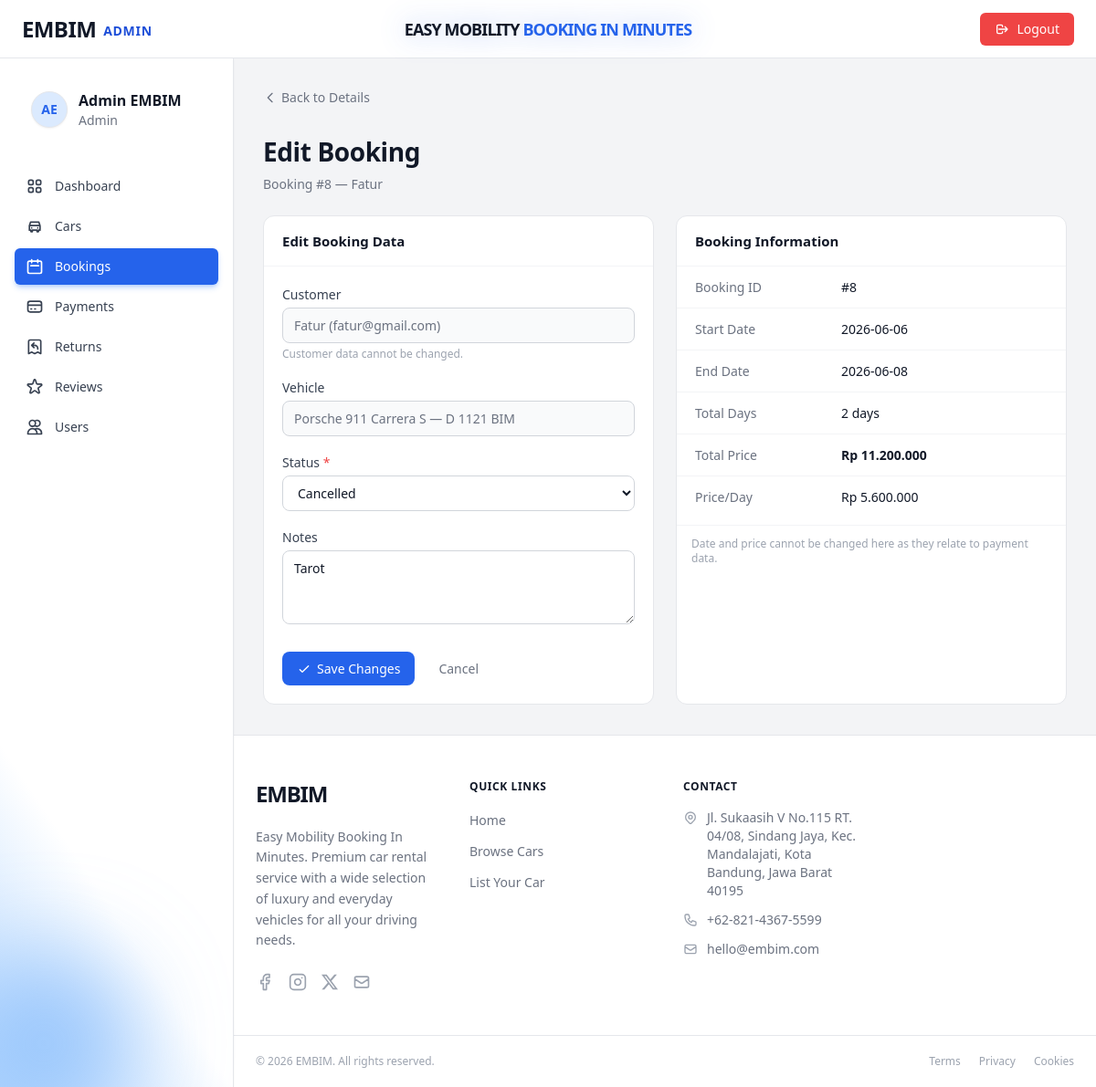
/admin/index.php?page=edit_booking&id=8 (signed in), run on an earlier commit of the app's database.
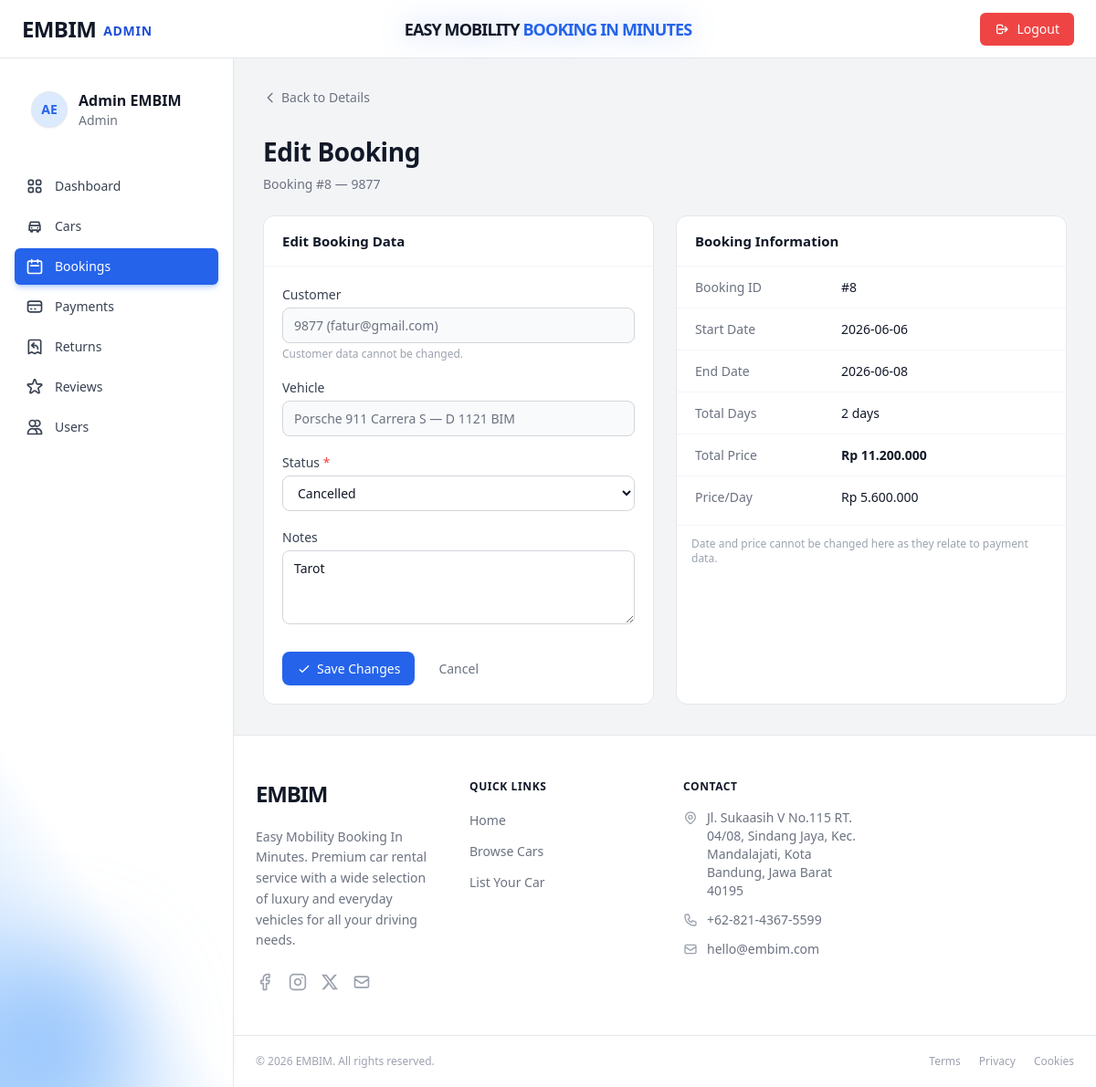
And on a later commit of the database.
### tables this page shows
CREATE TABLE `bookings` (
  `id` int(11) NOT NULL,
  `user_id` int(11) NOT NULL,
  `car_id` int(11) NOT NULL,
  `start_date` date NOT NULL,
  `end_date` date NOT NULL,
  `total_days` smallint(6) NOT NULL DEFAULT 1,
  `total_price` decimal(14,2) NOT NULL,
  `status` enum('pending','confirmed','ongoing','completed','cancelled') DEFAULT 'pending',
  `notes` text DEFAULT NULL,
  `identity_photo` varchar(255) DEFAULT NULL,
  `payment_method` enum('transfer_bank_bri','transfer_bank_mandiri','shopeepay','dana','ovo','gopay','transfer_bank_bni','transfer_bank_bca','transfer_bank_seabank') DEFAULT NULL,
  `payment_status` enum('unpaid','paid','refunded') DEFAULT 'unpaid',
  `payment_proof` varchar(255) DEFAULT NULL,
  `paid_at` datetime DEFAULT NULL,
  `created_at` datetime DEFAULT current_timestamp(),
  `updated_at` datetime DEFAULT current_timestamp() ON UPDATE current_timestamp()
);

CREATE TABLE `users` (
  `id` int(11) NOT NULL,
  `full_name` varchar(100) NOT NULL,
  `email` varchar(150) NOT NULL,
  `password` varchar(255) NOT NULL COMMENT 'bcrypt hash',
  `phone` varchar(20) DEFAULT NULL,
  `address` text DEFAULT NULL,
  `role` enum('admin','user') NOT NULL DEFAULT 'user',
  `photo_profile` varchar(100) DEFAULT NULL,
  `photo_ktp` varchar(100) DEFAULT NULL,
  `photo_sim` varchar(100) DEFAULT NULL,
  `created_at` datetime NOT NULL DEFAULT current_timestamp(),
  `updated_at` datetime NOT NULL DEFAULT current_timestamp() ON UPDATE current_timestamp()
);

CREATE TABLE `cars` (
  `id` int(11) NOT NULL,
  `brand` varchar(80) NOT NULL,
  `model` varchar(100) NOT NULL,
  `year` year(4) NOT NULL,
  `license_plate` varchar(20) NOT NULL,
  `price_per_day` decimal(12,2) NOT NULL,
  `status` enum('available','booked','maintenance') NOT NULL DEFAULT 'available',
  `transmission` enum('automatic','manual') NOT NULL DEFAULT 'automatic',
  `fuel_type` enum('gasoline','diesel','electric','hybrid') NOT NULL DEFAULT 'gasoline',
  `seats` tinyint(4) NOT NULL DEFAULT 5,
  `description` text DEFAULT NULL,
  `photo` varchar(255) DEFAULT NULL COMMENT 'Nama file gambar di folder assets/images',
  `created_at` datetime NOT NULL DEFAULT current_timestamp(),
  `updated_at` datetime NOT NULL DEFAULT current_timestamp() ON UPDATE current_timestamp()
);

### admin/index.php (called while the page is built, shortened)
<?php
    require_once __DIR__ . '/config/database.php';
    require_once __DIR__ . '/controllers/AdminBookingController.php';
    $page = $_GET['page'] ?? 'dashboard';
    match ($page) {
        'add_car'               => (new DashboardController())->addCar(),
        'edit_car'              => (new DashboardController())->editCar(),
        'delete_car'            => (new DashboardController())->deleteCar(),
        'manage_cars'           => (new DashboardController())->manageCars(),
        'manage_bookings'       => (new AdminBookingController())->manageBookings(),
        'manage_payments'       => (new DashboardController())->managePayments(),
        'export_payments'       => (new DashboardController())->exportPayments(),
        'payment_detail'        => (new DashboardController())->paymentDetail(),
        'edit_payment'          => (new DashboardController())->editPayment(),
        'booking_detail'        => (new AdminBookingController())->bookingDetail(),
        'edit_booking'          => (new AdminBookingController())->editBooking(),
        'delete_booking'        => (new AdminBookingController())->deleteBooking(),
        'manage_users'          => (new UserController())->manageUsers(),
        'manage_returns'        => (new AdminReturnController())->manageReturns(),
        'add_return'            => (new AdminReturnController())->addReturn(),
        'return_detail'         => (new AdminReturnController())->returnDetail(),
        'edit_return'           => (new AdminReturnController())->editReturn(),
        'delete_return'         => (new AdminReturnController())->deleteReturn(),
        'manage_reviews'        => (new AdminReviewController())->manageReviews(),
        'delete_review'         => (new AdminReviewController())->deleteReview(),
        'edit_profile'          => (new ProfileController())->editProfile(),
        'api_check_bookings'    => (new AdminBookingController())->checkNewBookings(),
        'api_check_cancelled_bookings' => (new AdminBookingController())->checkCancelledBookings(),
        default                 => (new DashboardController())->dashboard(),
    };

### admin/config/database.php (called while the page is built, shortened)
<?php
function getPDO(): PDO {
    static $pdo = null;
    if ($pdo === null) {
        $dsn = sprintf('mysql:host=%s;dbname=%s;charset=%s', DB_HOST, DB_NAME, DB_CHARSET);
        $pdo = new PDO($dsn, DB_USER, DB_PASS, [
            PDO::ATTR_ERRMODE            => PDO::ERRMODE_EXCEPTION,
            PDO::ATTR_DEFAULT_FETCH_MODE => PDO::FETCH_ASSOC,
            PDO::ATTR_EMULATE_PREPARES   => false,
        ]);
    }
    return $pdo;
}

### admin/models/BookingModel.php (called while the page is built, shortened)
<?php
require_once __DIR__ . '/../config/database.php';
class BookingModel
{
    private PDO $pdo;
    public function __construct()
    {
        $this->pdo = getPDO();
    }
    public function getBookingById(int $id): ?array
    {
        $stmt = $this->pdo->prepare("
            SELECT
                b.`id`, b.`user_id`, b.`car_id`,
                b.`start_date`, b.`end_date`, b.`total_days`,
                b.`total_price`, b.`status`, b.`notes`,
                b.`created_at`, b.`updated_at`,
                u.`full_name`  AS customer_name,
                u.`email`      AS customer_email,
                u.`phone`      AS customer_phone,
                u.`photo_profile`,
                b.`identity_photo`,
                CONCAT(c.`brand`, ' ', c.`model`) AS car_name,
                c.`license_plate`,
                c.`price_per_day`
            FROM `bookings` b
            JOIN `users` u ON u.`id` = b.`user_id`
            JOIN `cars`  c ON c.`id` = b.`car_id`
            WHERE b.`id` = :id
            LIMIT 1
        ");
        $stmt->execute([':id' => $id]);
        $row = $stmt->fetch();
        return $row ?: null;
    }
}

### admin/views/booking_edit_form.php (the view, shortened to what the changed rows need)
<?php require_once __DIR__ . '/partials/layout_top.php'; ?>
<div class="space-y-6">
  <div>
    <a href="?page=booking_detail&id=<?= (int)$booking['id'] ?>" class="back-link">
      <svg xmlns="http://www.w3.org/2000/svg" class="h-4 w-4" fill="none" viewBox="0 0 24 24" stroke="currentColor" stroke-width="2"><path stroke-linecap="round" stroke-linejoin="round" d="M15 19l-7-7 7-7"/></svg>
      Back to Details
    </a>
  </div>
  <div class="page-heading">
    <h1>Edit Booking</h1>
    <p>Booking #<?= (int)$booking['id'] ?> — <?= htmlspecialchars($booking['customer_name']) ?></p>
  </div>
  <div class="grid grid-cols-1 md:grid-cols-2 gap-6" style="max-width:900px;">
    <div class="card">
      <div class="card-header"><span class="card-title">Edit Booking Data</span></div>
      <div class="card-body">
        <form method="POST" action="?page=edit_booking&id=<?= (int)$booking['id'] ?>" onsubmit="event.preventDefault(); showConfirmModal(this);">
          <div style="margin-bottom:18px;">
            <label class="form-label">Customer</label>
            <input type="text" class="form-control"
                   value="<?= htmlspecialchars($booking['customer_name']) ?> (<?= htmlspecialchars($booking['customer_email']) ?>)"
                   disabled style="background:#f9fafb;color:#6b7280;" />
            <p class="text-xs text-gray-400 mt-1">Customer data cannot be changed.</p>
          </div>
          <div style="margin-bottom:18px;">
            <label class="form-label">Vehicle</label>
            <input type="text" class="form-control"
                   value="<?= htmlspecialchars($booking['car_name']) ?> — <?= htmlspecialchars($booking['license_plate']) ?>"
                   disabled style="background:#f9fafb;color:#6b7280;" />
          </div>
          <div style="margin-bottom:18px;">
            <label class="form-label" for="status">Status <span style="color:#ef4444;">*</span></label>
            <select name="status" id="status" class="form-control" required>
              <?php
                $statuses = ['pending', 'confirmed', 'ongoing', 'completed', 'cancelled'];
                $current  = $_POST['status'] ?? $booking['status'];
                foreach ($statuses as $s):
              ?>
              <option value="<?= $s ?>" <?= $current === $s ? 'selected' : '' ?>><?= ucfirst($s) ?></option>
              <?php endforeach; ?>
            </select>
          </div>
          <div style="margin-bottom:24px;">
            <label class="form-label" for="notes">Notes</label>
            <textarea name="notes" id="notes" class="form-control" rows="3"
                      placeholder="Optional"><?= htmlspecialchars($_POST['notes'] ?? $booking['notes'] ?? '') ?></textarea>
          </div>
          <div style="display:flex;gap:10px;">
            <button type="submit" class="btn btn-primary">
              <svg xmlns="http://www.w3.org/2000/svg" class="h-4 w-4" fill="none" viewBox="0 0 24 24" stroke="currentColor" stroke-width="2"><path stroke-linecap="round" stroke-linejoin="round" d="M5 13l4 4L19 7"/></svg>
              Save Changes
            </button>
            <a href="?page=booking_detail&id=<?= (int)$booking['id'] ?>" class="btn btn-ghost">Cancel</a>
          </div>
        </form>
      </div>
    </div>
    <div class="card">
      <div class="card-header"><span class="card-title">Booking Information</span></div>
      <dl class="detail-dl">
        <div class="detail-row"><dt>Booking ID</dt><dd>#<?= (int)$booking['id'] ?></dd></div>
        <div class="detail-row"><dt>Start Date</dt><dd><?= htmlspecialchars($booking['start_date']) ?></dd></div>
        <div class="detail-row"><dt>End Date</dt><dd><?= htmlspecialchars($booking['end_date']) ?></dd></div>
        <div class="detail-row"><dt>Total Days</dt><dd><?= (int)$booking['total_days'] ?> days</dd></div>
        <div class="detail-row">
          <dt>Total Price</dt>
          <dd><strong>Rp <?= number_format((float)$booking['total_price'], 0, ',', '.') ?></strong></dd>
        </div>
        <div class="detail-row"><dt>Price/Day</dt><dd>Rp <?= number_format((float)$booking['price_per_day'], 0, ',', '.') ?></dd></div>
      </dl>
      <div style="padding:12px 16px 0;border-top:1px solid #f3f4f6;margin-top:8px;">
        <p class="text-xs text-gray-400">Date and price cannot be changed here as they relate to payment data.</p>
      </div>
    </div>
  </div>
</div>
<?php require_once __DIR__ . '/partials/layout_bottom.php'; ?>

What changed in the data, as far as the page shows it:
changed through a linked row, bookings "Cancelled": user.full_name "Fatur" → "9877"; user.email "Fatur (fatur@gmail.com)" → "9877 (fatur@gmail.com)"
